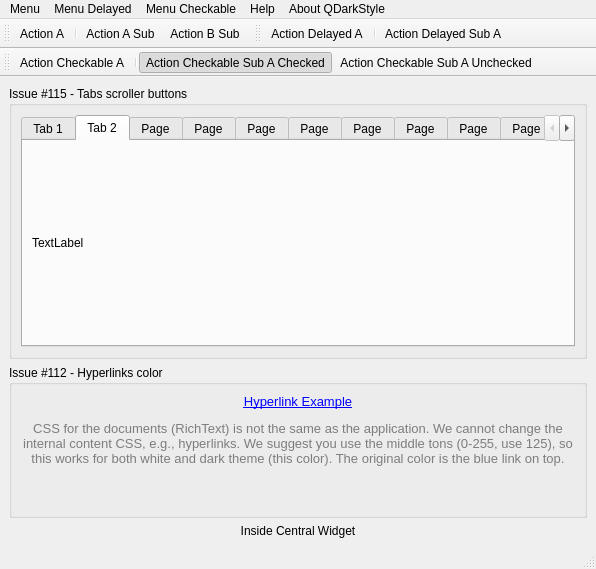
<?xml version="1.0" encoding="UTF-8"?>
<ui version="4.0">
 <class>MainWindow</class>
 <widget class="QMainWindow" name="MainWindow">
  <property name="geometry">
   <rect>
    <x>0</x>
    <y>0</y>
    <width>596</width>
    <height>569</height>
   </rect>
  </property>
  <property name="windowTitle">
   <string>MainWindow</string>
  </property>
  <widget class="QWidget" name="centralwidget">
   <layout class="QGridLayout" name="gridLayout_7">
    <item row="0" column="0">
     <widget class="QGroupBox" name="groupBox_2">
      <property name="title">
       <string>Issue #115 - Tabs scroller buttons</string>
      </property>
      <layout class="QGridLayout" name="gridLayout">
       <item row="0" column="0">
        <widget class="QTabWidget" name="tabWidget">
         <property name="currentIndex">
          <number>1</number>
         </property>
         <widget class="QWidget" name="tab">
          <attribute name="title">
           <string>Tab 1</string>
          </attribute>
          <layout class="QGridLayout" name="gridLayout_4">
           <item row="1" column="0">
            <widget class="QGroupBox" name="groupBox_3">
             <property name="title">
              <string>Issue #123 - Missing borders</string>
             </property>
             <layout class="QGridLayout" name="gridLayout_5">
              <item row="0" column="0">
               <widget class="QLabel" name="label_2">
                <property name="text">
                 <string>TextLabel</string>
                </property>
               </widget>
              </item>
              <item row="0" column="1">
               <widget class="QLineEdit" name="lineEdit">
                <property name="text">
                 <string>Inside tab, outside frame</string>
                </property>
               </widget>
              </item>
              <item row="1" column="0" colspan="2">
               <widget class="QFrame" name="frame">
                <property name="frameShape">
                 <enum>QFrame::StyledPanel</enum>
                </property>
                <property name="frameShadow">
                 <enum>QFrame::Raised</enum>
                </property>
                <layout class="QFormLayout" name="formLayout">
                 <item row="0" column="0">
                  <widget class="QLabel" name="label_3">
                   <property name="text">
                    <string>TextLabel</string>
                   </property>
                  </widget>
                 </item>
                 <item row="0" column="1">
                  <widget class="QLineEdit" name="lineEdit_2">
                   <property name="text">
                    <string>Inside tab and frame</string>
                   </property>
                  </widget>
                 </item>
                </layout>
               </widget>
              </item>
             </layout>
            </widget>
           </item>
          </layout>
         </widget>
         <widget class="QWidget" name="tab_2">
          <attribute name="title">
           <string>Tab 2</string>
          </attribute>
          <layout class="QGridLayout" name="gridLayout_6">
           <item row="0" column="0">
            <widget class="QLabel" name="label_4">
             <property name="text">
              <string>TextLabel</string>
             </property>
            </widget>
           </item>
          </layout>
         </widget>
         <widget class="QWidget" name="tab_3">
          <attribute name="title">
           <string>Page</string>
          </attribute>
         </widget>
         <widget class="QWidget" name="tab_4">
          <attribute name="title">
           <string>Page</string>
          </attribute>
         </widget>
         <widget class="QWidget" name="tab_5">
          <attribute name="title">
           <string>Page</string>
          </attribute>
         </widget>
         <widget class="QWidget" name="tab_6">
          <attribute name="title">
           <string>Page</string>
          </attribute>
         </widget>
         <widget class="QWidget" name="tab_7">
          <attribute name="title">
           <string>Page</string>
          </attribute>
         </widget>
         <widget class="QWidget" name="tab_8">
          <attribute name="title">
           <string>Page</string>
          </attribute>
         </widget>
         <widget class="QWidget" name="tab_9">
          <attribute name="title">
           <string>Page</string>
          </attribute>
         </widget>
         <widget class="QWidget" name="tab_10">
          <attribute name="title">
           <string>Page</string>
          </attribute>
         </widget>
         <widget class="QWidget" name="tab_11">
          <attribute name="title">
           <string>Page</string>
          </attribute>
         </widget>
         <widget class="QWidget" name="tab_12">
          <attribute name="title">
           <string>Page</string>
          </attribute>
          <layout class="QGridLayout" name="gridLayout_3"/>
         </widget>
        </widget>
       </item>
      </layout>
     </widget>
    </item>
    <item row="1" column="0">
     <widget class="QGroupBox" name="groupBox">
      <property name="title">
       <string>Issue #112 - Hyperlinks color</string>
      </property>
      <layout class="QGridLayout" name="gridLayout_2">
       <item row="0" column="0">
        <widget class="QLabel" name="label">
         <property name="lineWidth">
          <number>0</number>
         </property>
         <property name="text">
          <string>&lt;html&gt;&lt;head/&gt;&lt;body&gt;&lt;p align=&quot;center&quot;&gt;&lt;a href=&quot;https://github.com/ColinDuquesnoy/QDarkStyleSheet/issues/112&quot;&gt;&lt;span style=&quot; font-size:10pt; text-decoration: underline; color:#0000ff;&quot;&gt;Hyperlink Example&lt;/span&gt;&lt;/a&gt;&lt;/p&gt;&lt;p align=&quot;center&quot;&gt;&lt;span style=&quot; font-size:10pt; color:#7d7d7d;&quot;&gt;CSS for the documents (RichText) is not the same as the application. We cannot change the internal content CSS, e.g., hyperlinks. We suggest you use the middle tons (0-255, use 125), so this works for both white and dark theme (this color). The original color is the blue link on top.&lt;/span&gt;&lt;/p&gt;&lt;p align=&quot;center&quot;&gt;&lt;br/&gt;&lt;/p&gt;&lt;/body&gt;&lt;/html&gt;</string>
         </property>
         <property name="textFormat">
          <enum>Qt::RichText</enum>
         </property>
         <property name="alignment">
          <set>Qt::AlignCenter</set>
         </property>
         <property name="wordWrap">
          <bool>true</bool>
         </property>
         <property name="openExternalLinks">
          <bool>true</bool>
         </property>
         <property name="textInteractionFlags">
          <set>Qt::TextBrowserInteraction</set>
         </property>
        </widget>
       </item>
      </layout>
     </widget>
    </item>
    <item row="2" column="0">
     <widget class="QLabel" name="label_71">
      <property name="text">
       <string>Inside Central Widget</string>
      </property>
      <property name="alignment">
       <set>Qt::AlignCenter</set>
      </property>
     </widget>
    </item>
   </layout>
  </widget>
  <widget class="QMenuBar" name="menubar">
   <property name="geometry">
    <rect>
     <x>0</x>
     <y>0</y>
     <width>596</width>
     <height>28</height>
    </rect>
   </property>
   <widget class="QMenu" name="menuMenu">
    <property name="title">
     <string>Menu</string>
    </property>
    <widget class="QMenu" name="menuMenuSub">
     <property name="title">
      <string>Menu Sub</string>
     </property>
     <addaction name="actionActionSubA"/>
     <addaction name="actionActionSubB"/>
    </widget>
    <addaction name="actionActionA"/>
    <addaction name="menuMenuSub"/>
   </widget>
   <widget class="QMenu" name="menuMenuDelayed">
    <property name="title">
     <string>Menu Delayed</string>
    </property>
    <widget class="QMenu" name="menuMenuSubDelayed">
     <property name="title">
      <string>Menu Sub Delayed</string>
     </property>
     <addaction name="actionActionDelayedSubA"/>
    </widget>
    <addaction name="actionActionDelayedA"/>
    <addaction name="menuMenuSubDelayed"/>
   </widget>
   <widget class="QMenu" name="menuMenuCheckale">
    <property name="title">
     <string>Menu Checkable</string>
    </property>
    <addaction name="actionActionCheckableA"/>
   </widget>
   <widget class="QMenu" name="menuAbout">
    <property name="title">
     <string>About QDarkStyle</string>
    </property>
   </widget>
   <widget class="QMenu" name="menuHelp">
    <property name="title">
     <string>Help</string>
    </property>
   </widget>
   <addaction name="menuMenu"/>
   <addaction name="menuMenuDelayed"/>
   <addaction name="menuMenuCheckale"/>
   <addaction name="menuHelp"/>
   <addaction name="menuAbout"/>
  </widget>
  <widget class="QStatusBar" name="statusbar"/>
  <widget class="QToolBar" name="toolBar">
   <property name="windowTitle">
    <string>Tool bar actions</string>
   </property>
   <attribute name="toolBarArea">
    <enum>TopToolBarArea</enum>
   </attribute>
   <attribute name="toolBarBreak">
    <bool>false</bool>
   </attribute>
   <addaction name="actionActionA"/>
   <addaction name="separator"/>
   <addaction name="actionActionSubA"/>
   <addaction name="actionActionSubB"/>
  </widget>
  <widget class="QToolBar" name="toolBarDelayed">
   <property name="windowTitle">
    <string>Tool bar actions delayed</string>
   </property>
   <attribute name="toolBarArea">
    <enum>TopToolBarArea</enum>
   </attribute>
   <attribute name="toolBarBreak">
    <bool>false</bool>
   </attribute>
   <addaction name="actionActionDelayedA"/>
   <addaction name="separator"/>
   <addaction name="actionActionDelayedSubA"/>
  </widget>
  <widget class="QToolBar" name="toolBarCheckable">
   <property name="windowTitle">
    <string>Tool bar action checkable</string>
   </property>
   <attribute name="toolBarArea">
    <enum>TopToolBarArea</enum>
   </attribute>
   <attribute name="toolBarBreak">
    <bool>true</bool>
   </attribute>
   <addaction name="actionActionCheckableA"/>
   <addaction name="separator"/>
   <addaction name="actionActionCheckableSubAChecked"/>
   <addaction name="actionActionCheckableSubAUnchecked"/>
  </widget>
  <action name="actionActionA">
   <property name="text">
    <string>Action A</string>
   </property>
  </action>
  <action name="actionActionSubA">
   <property name="text">
    <string>Action A Sub</string>
   </property>
   <property name="toolTip">
    <string>Action A Sub</string>
   </property>
  </action>
  <action name="actionActionSubB">
   <property name="text">
    <string>Action B Sub</string>
   </property>
  </action>
  <action name="actionActionDelayedA">
   <property name="text">
    <string>Action Delayed A</string>
   </property>
   <property name="toolTip">
    <string>Action Delayed A</string>
   </property>
  </action>
  <action name="actionActionDelayedSubA">
   <property name="text">
    <string>Action Delayed Sub A</string>
   </property>
   <property name="toolTip">
    <string>Action Delayed Sub A</string>
   </property>
  </action>
  <action name="actionActionCheckableA">
   <property name="checkable">
    <bool>true</bool>
   </property>
   <property name="text">
    <string>Action Checkable A</string>
   </property>
   <property name="toolTip">
    <string>Action Checkable A</string>
   </property>
  </action>
  <action name="actionActionCheckableSubAChecked">
   <property name="checkable">
    <bool>true</bool>
   </property>
   <property name="checked">
    <bool>true</bool>
   </property>
   <property name="text">
    <string>Action Checkable Sub A Checked</string>
   </property>
   <property name="toolTip">
    <string>Action Checkable Sub A Checked</string>
   </property>
  </action>
  <action name="actionActionCheckableSubAUnchecked">
   <property name="checkable">
    <bool>true</bool>
   </property>
   <property name="text">
    <string>Action Checkable Sub A Unchecked</string>
   </property>
   <property name="toolTip">
    <string>Action Checkable Sub A Unchecked</string>
   </property>
  </action>
 </widget>
 <tabstops>
  <tabstop>lineEdit</tabstop>
  <tabstop>tabWidget</tabstop>
  <tabstop>lineEdit_2</tabstop>
 </tabstops>
 <resources/>
 <connections/>
</ui>
